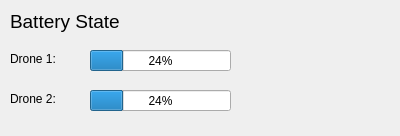
<?xml version="1.0" encoding="UTF-8"?>
<ui version="4.0">
 <class>Form</class>
 <widget class="QWidget" name="Form">
  <property name="geometry">
   <rect>
    <x>0</x>
    <y>0</y>
    <width>400</width>
    <height>136</height>
   </rect>
  </property>
  <property name="windowTitle">
   <string>Form</string>
  </property>
  <widget class="QProgressBar" name="battery_bar1">
   <property name="geometry">
    <rect>
     <x>90</x>
     <y>50</y>
     <width>141</width>
     <height>21</height>
    </rect>
   </property>
   <property name="value">
    <number>24</number>
   </property>
  </widget>
  <widget class="QLabel" name="label">
   <property name="geometry">
    <rect>
     <x>10</x>
     <y>10</y>
     <width>115</width>
     <height>22</height>
    </rect>
   </property>
   <property name="font">
    <font>
     <pointsize>14</pointsize>
    </font>
   </property>
   <property name="text">
    <string>Battery State</string>
   </property>
  </widget>
  <widget class="QLabel" name="label_2">
   <property name="geometry">
    <rect>
     <x>10</x>
     <y>50</y>
     <width>67</width>
     <height>17</height>
    </rect>
   </property>
   <property name="text">
    <string>Drone 1:</string>
   </property>
  </widget>
  <widget class="QLabel" name="label_3">
   <property name="geometry">
    <rect>
     <x>10</x>
     <y>90</y>
     <width>67</width>
     <height>17</height>
    </rect>
   </property>
   <property name="text">
    <string>Drone 2:</string>
   </property>
  </widget>
  <widget class="QProgressBar" name="battery_bar2">
   <property name="geometry">
    <rect>
     <x>90</x>
     <y>90</y>
     <width>141</width>
     <height>21</height>
    </rect>
   </property>
   <property name="value">
    <number>24</number>
   </property>
  </widget>
 </widget>
 <resources/>
 <connections/>
</ui>
